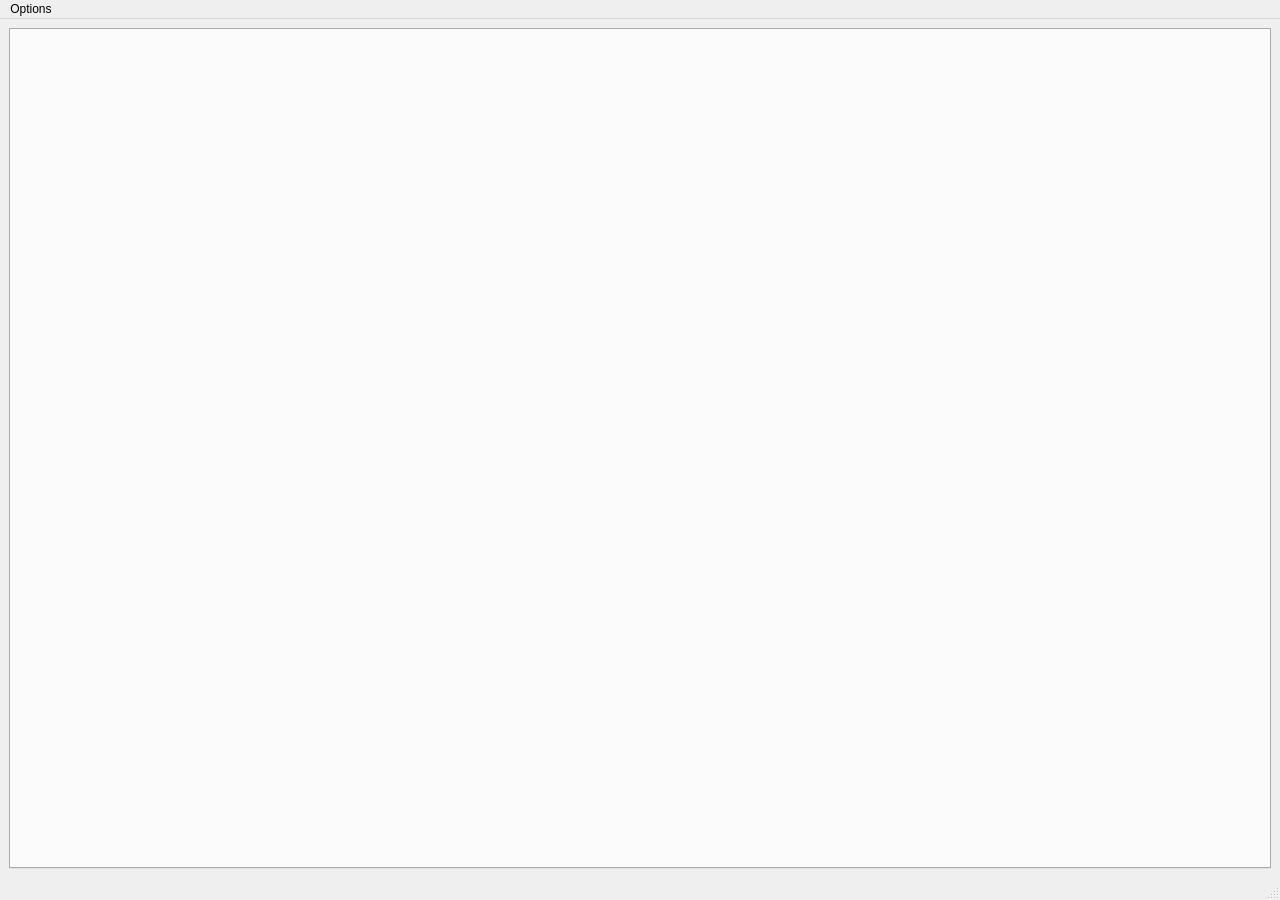
<?xml version="1.0" encoding="UTF-8"?>
<ui version="4.0">
 <class>MainWindow</class>
 <widget class="QMainWindow" name="MainWindow">
  <property name="geometry">
   <rect>
    <x>0</x>
    <y>0</y>
    <width>1280</width>
    <height>900</height>
   </rect>
  </property>
  <property name="windowTitle">
   <string>Silver's MultiTools</string>
  </property>
  <widget class="QWidget" name="centralwidget">
   <layout class="QVBoxLayout" name="verticalLayout">
    <item>
     <widget class="QTabWidget" name="tabWidget">
      <property name="sizePolicy">
       <sizepolicy hsizetype="Minimum" vsizetype="Minimum">
        <horstretch>0</horstretch>
        <verstretch>0</verstretch>
       </sizepolicy>
      </property>
      <property name="currentIndex">
       <number>-1</number>
      </property>
     </widget>
    </item>
   </layout>
  </widget>
  <widget class="QMenuBar" name="menubar">
   <property name="geometry">
    <rect>
     <x>0</x>
     <y>0</y>
     <width>1280</width>
     <height>33</height>
    </rect>
   </property>
   <widget class="QMenu" name="menuOptions">
    <property name="title">
     <string>Options</string>
    </property>
   </widget>
   <addaction name="menuOptions"/>
  </widget>
  <widget class="QStatusBar" name="statusbar"/>
 </widget>
 <resources/>
 <connections/>
</ui>
